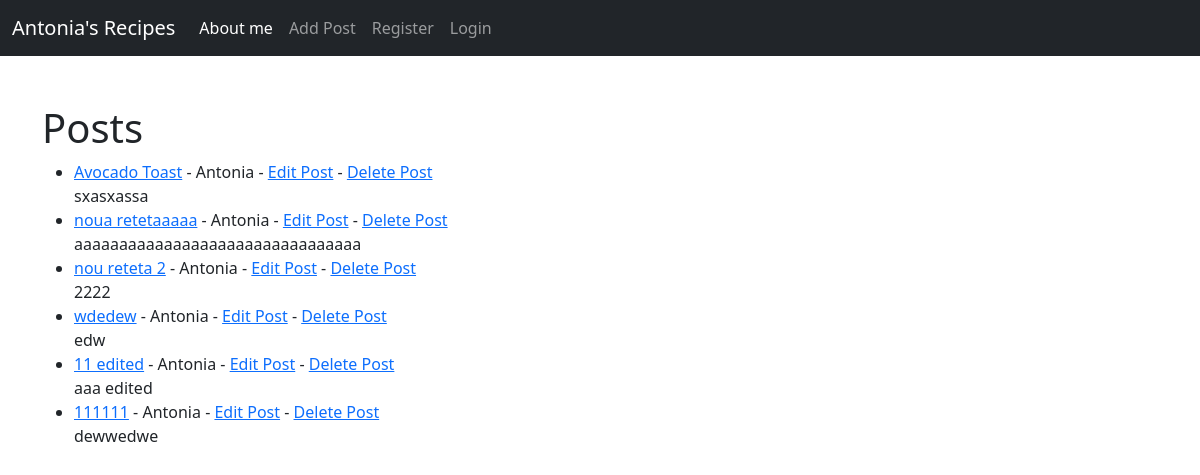
The page / on the database its author committed.
### core/models.py (models this page shows, shortened)
class Post(models.Model):
    title = models.CharField(max_length=255)
    title_tag = models.CharField(max_length=255, default="Title_tag")
    author = models.ForeignKey(User, on_delete=models.CASCADE)
    body = models.TextField()
    post_date = models.DateField(auto_now_add=True)

### core/views.py (the view)
# urls.py: path('', HomeView.as_view(), name="home"),
class HomeView(ListView):
    model = Post
    template_name = 'home.html'
    ordering = ['-post_date']

### core/templates/home.html
{% extends 'base.html' %}
{% block content%}
<h1>Posts</h1>
<ul>
{% for post in object_list %}
    <li><a href="{% url 'post_detail' post.pk %}"> {{ post.title }}</a> - {{ post.author.first_name }} - <a href="{% url 'update_post' post.pk %}" >Edit Post</a>
        - <a href="{% url 'delete_post' post.pk %}" >Delete Post</a><br/>
         {{ post.body }}</li>
{% endfor %}
</ul>
{% endblock %}

### rows shown on the page
Post: title "Avocado Toast", author.first_name "Antonia", body "sxasxassa"
Post: title "noua retetaaaaa", author.first_name "Antonia", body "aaaaaaaaaaaaaaaaaaaaaaaaaaaaaaaa"
Post: title "nou reteta 2", author.first_name "Antonia", body "2222"
Post: title "wdedew", author.first_name "Antonia", body "edw"
Post: title "11 edited", author.first_name "Antonia", body "aaa edited"
Post: title "111111", author.first_name "Antonia", body "dewwedwe"
